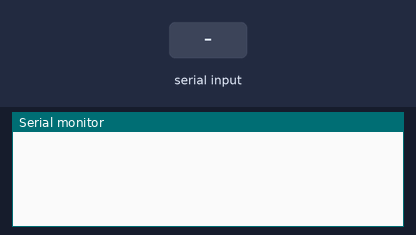
Bench run of a sketch on a simulated ESP32. On the bench: the last lines printed to the serial monitor. Inputs (shaded band) come from the test bench. WiFi joins after 1.5 s; servers stay silent unless stated.

Above: at 3.0 s.
3.1 s: "Occupied\n" received over the second serial link
At 4.3 s:
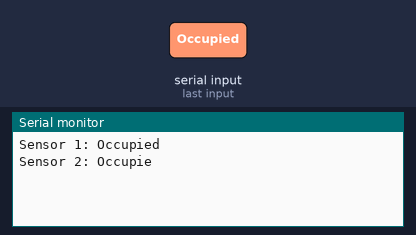
4.6 s: "1\n" received over the second serial link
At 5.5 s:
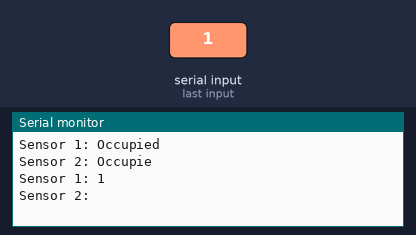

The sketch:

Working_code_for_the_esp32.ino
```cpp
#define BLYNK_TEMPLATE_ID "TMPL3fKztbE4f"
#define BLYNK_TEMPLATE_NAME "Smart Parking"
#define BLYNK_AUTH_TOKEN "18qe0uJnOZo317FiaR0I75KeBEwuQb9B"

#include <WiFi.h>
#include <WiFiClient.h>
#include <BlynkSimpleEsp32.h>

// Blynk Auth Token
char auth[] = BLYNK_AUTH_TOKEN;

// Your WiFi credentials
char ssid[] = "poco";
char pass[] = "goranshh";

// Initialize HardwareSerial for communication with Arduino
HardwareSerial mySerial(1); // Use UART1 (GPIO16-RX, GPIO17-TX)

void setup() {
    // Debugging via Serial Monitor
    Serial.begin(115200);
    mySerial.begin(9600, SERIAL_8N1, 16, 17); // RX=GPIO16, TX=GPIO17
    Blynk.begin(auth, ssid, pass); // Start Blynk

    // Initialize LED state
    Blynk.virtualWrite(V10, 0); // Set LED for sensor 1 to OFF
    Blynk.virtualWrite(V11, 0); // Set LED for sensor 2 to OFF
}

void loop() {
    // Blynk run
    Blynk.run();

    // Check if there's data available from the Arduino
    if (mySerial.available()) {
        String data = mySerial.readStringUntil('\n'); // Read a line of data
        processData(data); // Process the received data
    }
}

// Function to process the data and send it to Blynk
void processData(String data) {
    // Split the received string by comma
    int commaIndex = data.indexOf(',');
    String sensor1 = data.substring(0, commaIndex);
    String sensor2 = data.substring(commaIndex + 1,data.length()-1);

    // Update the LED state based on sensor values
    int ledState1 = (sensor1 == "Occupied") ? 1 : 0; // LED ON for "Occupied", OFF for "Available"
    int ledState2 = (sensor2 == "Occupied") ? 1 : 0; // LED ON for "Occupied", OFF for "Available"

    // Send the LED states to the corresponding Blynk virtual pins
    Blynk.virtualWrite(V10, ledState1);
    Blynk.virtualWrite(V11, ledState2);

    // Print the received values for debugging
    Serial.print("Sensor 1: ");
    Serial.println(sensor1);
    Serial.print("Sensor 2: ");
    Serial.println(sensor2);
}
```

Measured:
- after the input at 3.1 s, the serial monitor: prints a new line at once (image 1)
- after the input at 4.6 s, the serial monitor: prints a new line at once (image 2)
